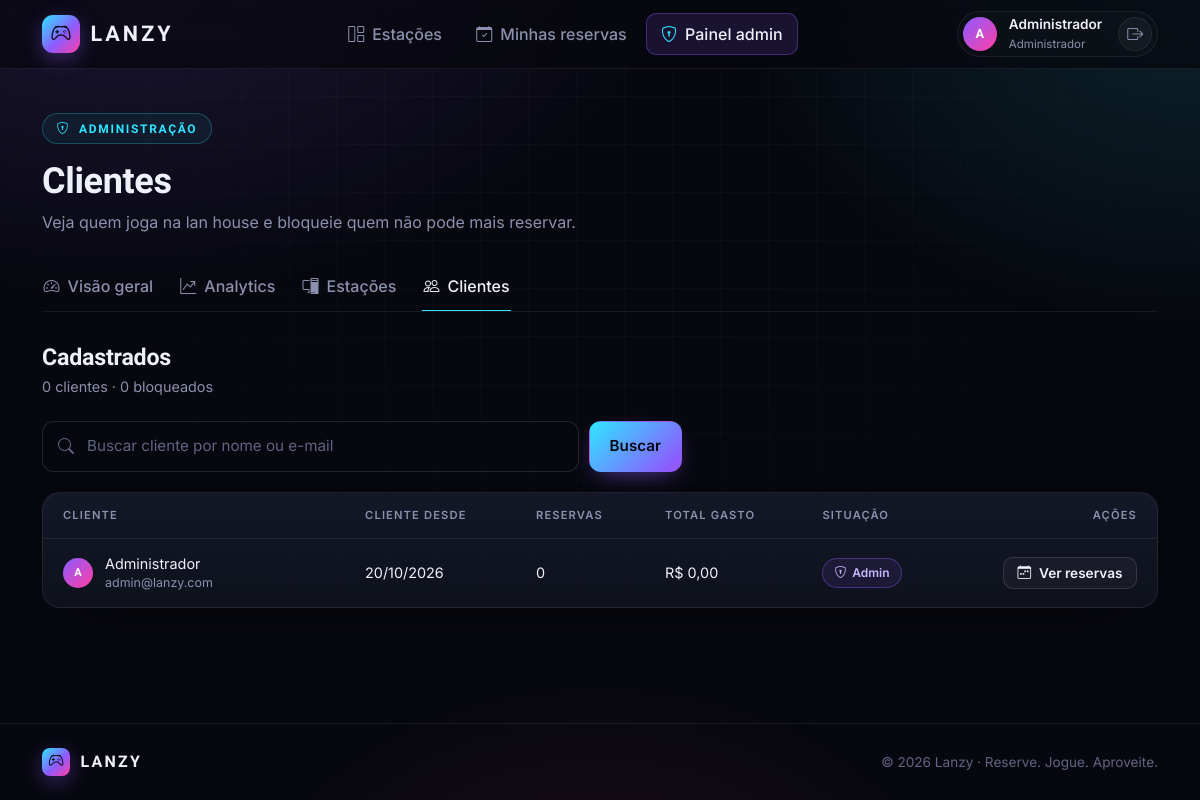
The app's page /admin/usuarios.php (signed in) with its own data.
### tables this page shows
CREATE TABLE usuarios (
    id INT AUTO_INCREMENT PRIMARY KEY,
    nome VARCHAR(100) NOT NULL,
    email VARCHAR(150) NOT NULL UNIQUE,
    senha VARCHAR(255) NOT NULL,
    tipo ENUM('cliente', 'admin') NOT NULL DEFAULT 'cliente',
    bloqueado TINYINT(1) NOT NULL DEFAULT 0,
    criado_em TIMESTAMP DEFAULT CURRENT_TIMESTAMP
);

### admin/usuarios.php (the view, shortened to what this page needs)
<?php
require '../includes/auth.php';
require '../config/database.php';
list($busca, $termo) = termoBusca();
$sql = "SELECT u.id, u.nome, u.email, u.tipo, u.bloqueado, u.criado_em,
               COUNT(r.id) AS total_reservas,
               COALESCE(SUM(CASE WHEN r.status <> 'cancelada' THEN r.valor_total ELSE 0 END), 0) AS total_gasto
        FROM usuarios u
        LEFT JOIN reservas r ON r.usuario_id = u.id";
$params = [];
$sql .= " GROUP BY u.id ORDER BY u.tipo = 'admin' DESC, u.bloqueado, u.nome";
$stmt = $pdo->prepare($sql);
$stmt->execute($params);
$usuarios = $stmt->fetchAll();
$totalClientes = (int)$pdo->query("SELECT COUNT(*) FROM usuarios WHERE tipo = 'cliente'")->fetchColumn();
$totalBloqueados = (int)$pdo->query('SELECT COUNT(*) FROM usuarios WHERE bloqueado = 1')->fetchColumn();
require '../includes/header.php';
?>
<div class="container">
  <header class="lz-page-head lz-reveal">
    <span class="lz-eyebrow"><i class="bi bi-shield-lock"></i> Administração</span>
    <h1 class="mt-3">Clientes</h1>
    <p>Veja quem joga na lan house e bloqueie quem não pode mais reservar.</p>
  </header>
  <?php $abaAtiva = 'usuarios.php'; require '../includes/admin-tabs.php'; ?>
  <div class="lz-section-head">
    <div>
      <h2>Cadastrados</h2>
      <p>
        <?= $totalClientes ?> clientes · <?= $totalBloqueados ?> bloqueado<?= $totalBloqueados === 1 ? '' : 's' ?>
      </p>
    </div>
  </div>
  <?= formBusca($busca, 'Buscar cliente por nome ou e-mail') ?>
  <div class="lz-panel lz-reveal" style="--i: 1">
    <?php if (!$usuarios): ?>
      <div class="lz-empty">
        <i class="bi bi-search"></i>
        <h3>Ninguém encontrado</h3>
        <p class="mb-0">Confira o nome ou tente parte dele, como só o sobrenome.</p>
      </div>
    <?php else: ?>
    <div class="lz-table-wrap">
      <table class="lz-table">
        <thead>
          <tr>
            <th>Cliente</th>
            <th>Cliente desde</th>
            <th>Reservas</th>
            <th>Total gasto</th>
            <th>Situação</th>
            <th class="text-end">Ações</th>
          </tr>
        </thead>
        <tbody>
          <?php foreach ($usuarios as $u): ?>
            <tr>
              <td>
                <div class="lz-cell">
                  <span class="lz-avatar lz-avatar-sm"><?= e(iniciais($u['nome'])) ?></span>
                  <div class="min-w-0">
                    <?= e($u['nome']) ?>
                    <small><?= e($u['email']) ?></small>
                  </div>
                </div>
              </td>
              <td><?= date('d/m/Y', strtotime($u['criado_em'])) ?></td>
              <td><?= (int)$u['total_reservas'] ?></td>
              <td><?= dinheiro($u['total_gasto']) ?></td>
              <td>
                <?php if ($u['tipo'] === 'admin'): ?>
                  <span class="lz-chip lz-chip-night"><i class="bi bi-shield-lock"></i> Admin</span>
                <?php elseif ($u['bloqueado']): ?>
                  <span class="lz-chip lz-chip-block"><i class="bi bi-person-slash"></i> Bloqueado</span>
                <?php else: ?>
                  <span class="lz-chip lz-chip-ok"><i class="bi bi-person-check"></i> Ativo</span>
                <?php endif; ?>
              </td>
              <td>
                <div class="d-flex justify-content-end gap-2">
                  <a href="index.php?busca=<?= urlencode($u['email']) ?>" class="lz-btn lz-btn-ghost lz-btn-sm" title="Ver todas as reservas de <?= e($u['nome']) ?>"><i class="bi bi-calendar-week"></i> Ver reservas</a>
                </div>
              </td>
            </tr>
          <?php endforeach; ?>
        </tbody>
      </table>
    </div>
    <?php endif; ?>
  </div>
</div>
<?php require '../includes/footer.php'; ?>

### records on screen
usuarios: nome "A", nome "Administrador", email "admin@lanzy.com", criado_em "20/10/2026", total_reservas "0", total_gasto "R$ 0,00", tipo "admin" (drawn)

### other values on screen
iniciais($_SESSION['usuario_nome']) "A"
primeiroNome($_SESSION['usuario_nome']) "Administrador"
$aba[0] "Visão geral"
$aba[0] "Analytics"
$aba[0] "Estações"
$aba[0] "Clientes"
$totalClientes "0"
$totalBloqueados "0"
